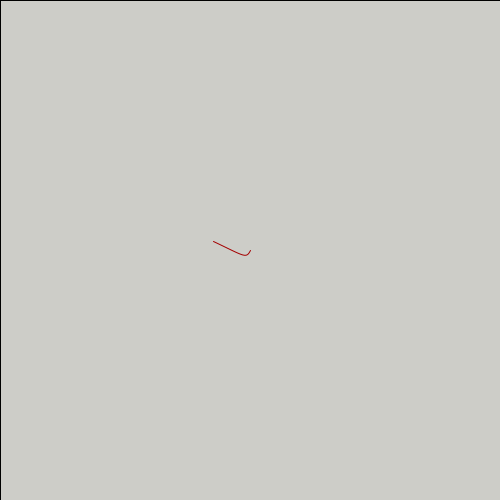
Frame 1 (no input)
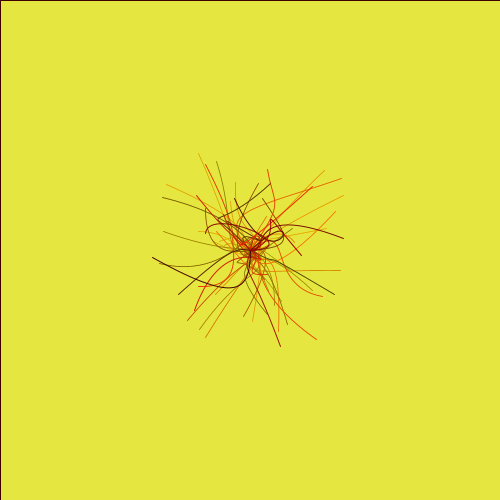
Frame 60 (the mouse pressed at the canvas centre just before this capture)
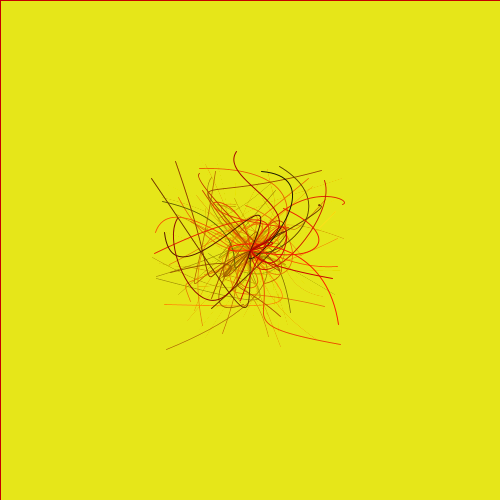
Frame 120 (the mouse held since frame 60 and released just before this capture)

The Processing sketch that drew these frames (run headless with seeded random() and noise(); from frame 60 on, the mouse is pressed at the canvas centre):

// Processing sketch: processing_36901
// ── processing_36901.pde

int xPos;
int yPos;

void setup() {
  size(500, 500);
  xPos = width/2;
  yPos = height/2;
}



void draw() {
  fill(255, 255, 0, 5);
  rect(0, 0, width, height);

  noFill();
  stroke(random(0,255),0,0);

  float x1  = xPos;
  float y1  = yPos;
  float cx1 = xPos+(10*random(-millis()/200.0, millis()/200.0));
  float cy1 = yPos+(10*random(-millis()/200.0, millis()/200.0));
  float cx2 = xPos+(10*random(-millis()/200.0, millis()/200.0));
  float cy2 = yPos+(10*random(-millis()/200.0, millis()/200.0));
  float x2  = xPos+random(-100,100);
  float y2  = xPos+ random(-100,100);

  bezier(x1, y1, cx1, cy1, cx2, cy2, x2, y2);
}
